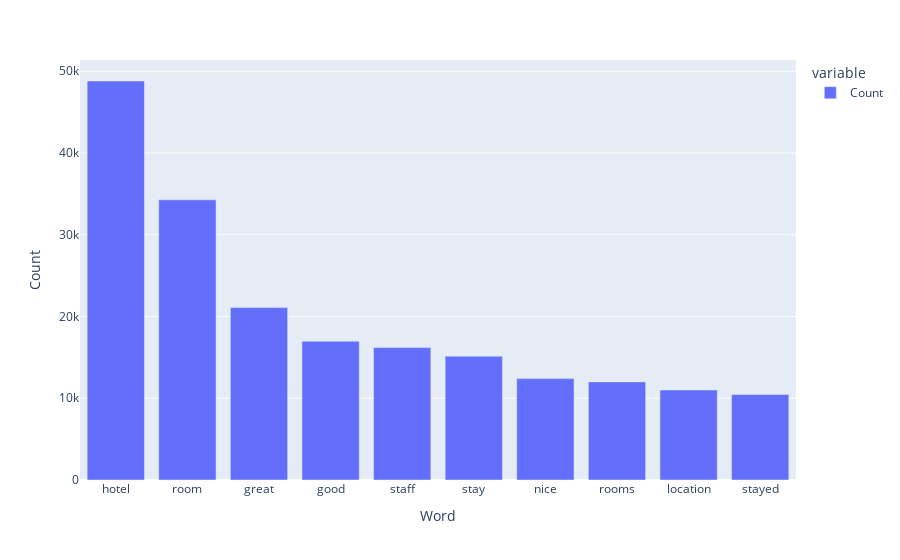

Write notebook code for a chart like this one.
### Code cell
words = nltk.word_tokenize(all_words_lem)
fd = FreqDist(words)

#Plotting most common words
top_10 = fd.most_common(10)
fdist = pd.DataFrame(pd.Series(dict(top_10)), columns = ["Count"])

sns.set_theme(style = "ticks")

fig = px.bar(fdist)
fig.update_layout(barmode = "stack", xaxis_title = "Word", yaxis_title = "Count")
fig.show()

### Figure 1 — Plotly figure (JSON) as saved in the notebook; plotly's stock layout.template omitted (floating-point values rounded to 4 significant figures)
{"data": [{"alignmentgroup": "True", "hovertemplate": "variable=Count<br>index=%{x}<br>value=%{y}<extra></extra>", "legendgroup": "Count", "marker": {"color": "#636efa", "pattern": {"shape": ""}}, "name": "Count", "offsetgroup": "Count", "orientation": "v", "showlegend": true, "textposition": "auto", "type": "bar", "x": ["hotel", "room", "great", "good", "staff", "stay", "nice", "rooms", "location", "stayed"], "xaxis": "x", "y": [48811, 34270, 21090, 16966, 16197, 15142, 12403, 12003, 11013, 10465], "yaxis": "y"}], "layout": {"barmode": "stack", "legend": {"title": {"text": "variable"}, "tracegroupgap": 0}, "margin": {"t": 60}, "xaxis": {"anchor": "y", "domain": [0, 1], "title": {"text": "Word"}}, "yaxis": {"anchor": "x", "domain": [0, 1], "title": {"text": "Count"}}}}
